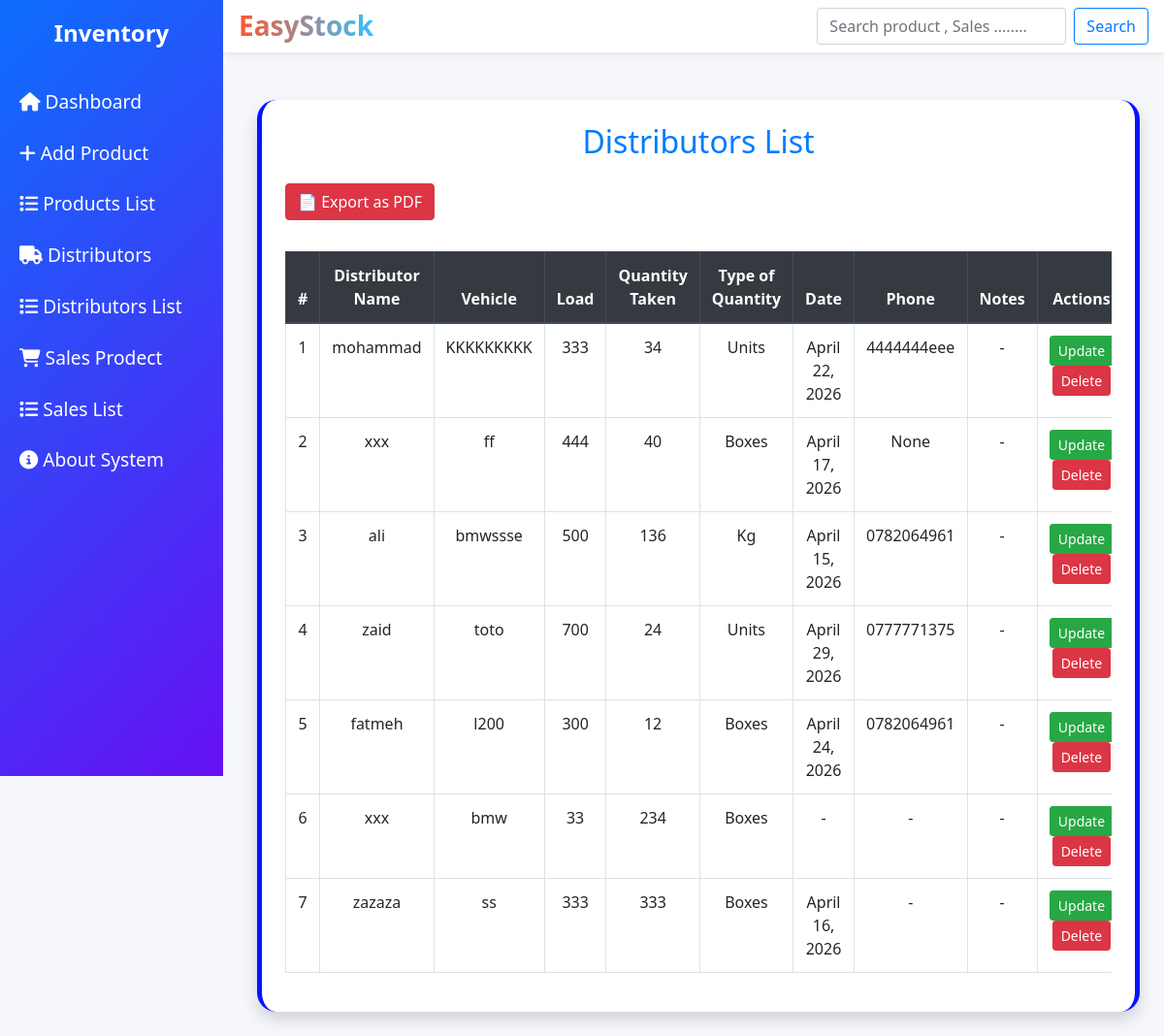
Before: /distributors_list/ with the older database file.
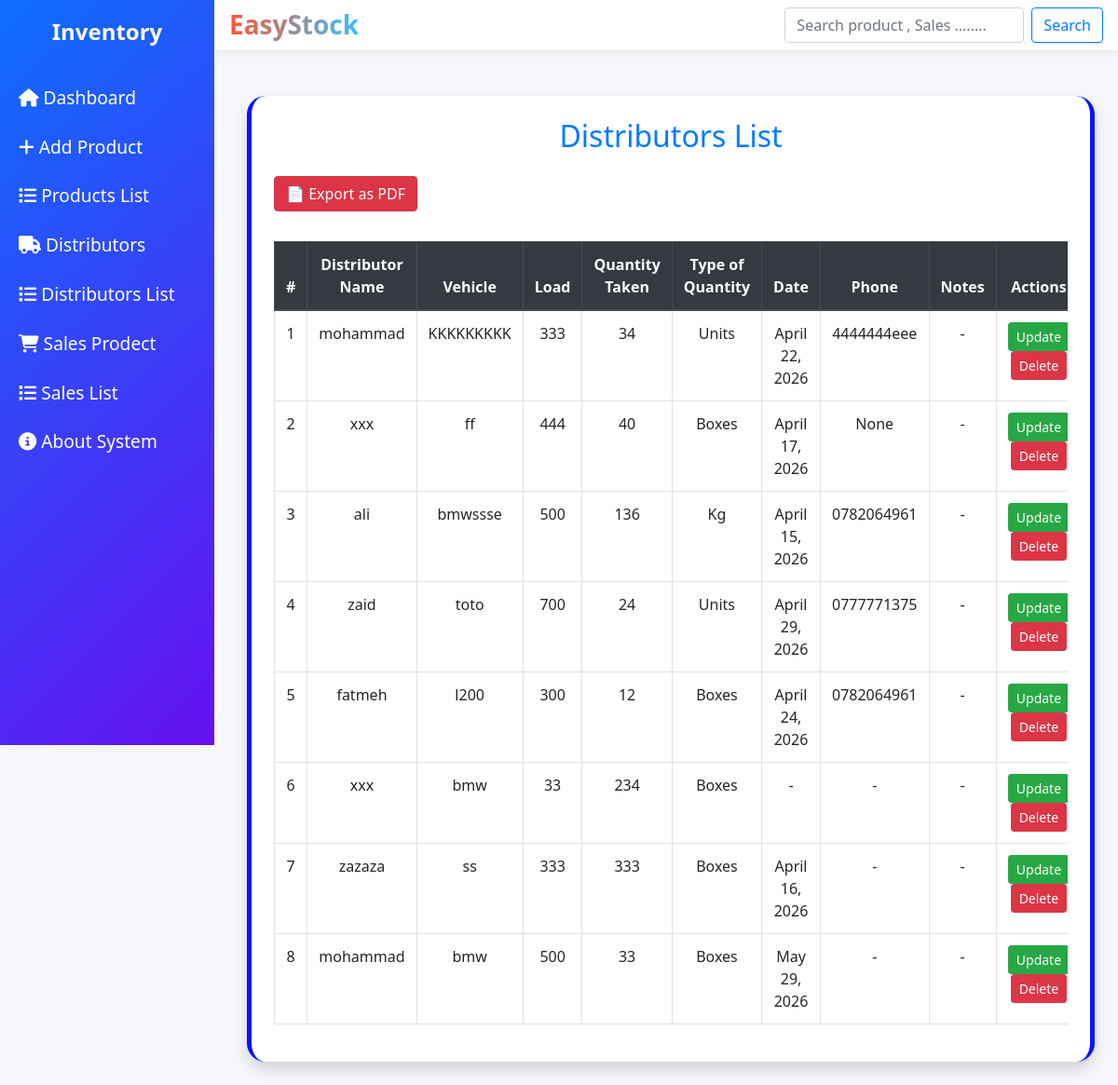
After: the same page with the newer database file.
### app_app/models.py (models this page shows, shortened)
class Distributor(models.Model):
    product = models.ForeignKey(Product, on_delete=models.CASCADE)
    distributor_name = models.CharField(max_length=255)
    vehicle = models.CharField(max_length=100, null=True, blank=True)
    load = models.PositiveIntegerField(null=True, blank=True)
    quantity_taken = models.PositiveIntegerField()
    QUANTITY_TYPE_CHOICES = [
        ('boxes', 'Boxes'),
        ('units', 'Units'),
        ('kg', 'Kg'),
    ]
    quantity_type = models.CharField(max_length=20,choices=QUANTITY_TYPE_CHOICES,null=True,blank=True)
    quantity_date = models.DateField(null=True, blank=True)
    phone = models.CharField(max_length=20, null=True, blank=True)
    notes = models.TextField(null=True, blank=True)
    created_at = models.DateTimeField(auto_now_add=True)
    updated_at = models.DateTimeField(auto_now=True)

### app_app/views.py (the view, shortened to what this page needs)
# urls.py: path('distributors_list/', views.distributors_list, name='distributors_list'),
def distributors_list(request):
    query = request.GET.get('q', '')
    distributors = Distributor.objects.all()
    context={
        'distributors': distributors,
        'query': query
    }
    return render(request,'pages/list/distributors_list.html',context)

### templates/pages/list/distributors_list.html
{% extends "base.html" %}
{% block content %}
<div class="content container mt-4">
  <div class="card shadow p-4">
    <h2 class="mb-4 text-center text-primary">Distributors List</h2>
<div class="mb-3">
  <a href="{% url 'export_distributors_pdf' %}" class="btn btn-danger mb-3">
  📄 Export as PDF
</a>
</div>
    <div class="table-responsive">
      <table class="table table-bordered table-hover text-center">
      <thead class="thead-dark">
  <tr>
    <th>#</th>
    <th>Distributor Name</th>
    <th>Vehicle</th>
    <th>Load</th>
    <th>Quantity Taken</th>
    <th>Type of Quantity</th>
    <th>Date</th>
    <th>Phone</th>
    <th>Notes</th>
    <th>Actions</th>
  </tr>
</thead>
<tbody>
{% for d in distributors %}
<tr>
  <td>{{ forloop.counter }}</td>
  <td>{{ d.distributor_name }}</td>
  <td>{{ d.vehicle|default:"-" }}</td>
  <td>{{ d.load|default:"-" }}</td>
  <td>{{ d.quantity_taken }}</td>
  <td>
    {% if d.quantity_type %}
      {{ d.get_quantity_type_display }}
    {% else %}
      -
    {% endif %}
  </td>
  <td>{{ d.quantity_date|default:"-" }}</td>
  <td>{{ d.phone|default:"-" }}</td>
  <td>{{ d.notes|default:"-" }}</td>
  <td>
    <a href="{% url 'update_distributors' d.id %}" class="btn btn-sm btn-success">Update</a>
    <a href="{% url 'delete_distributor' d.id %}" class="btn btn-danger btn-sm">Delete</a>
  </td>
</tr>
{% endfor %}
</tbody>
      </table>
    </div>
  </div>
</div>
{% endblock %}

Changed rows visible on the page:
added Distributor: distributor_name "mohammad", vehicle "bmw", load "500", quantity_taken "33", quantity_type "Boxes", quantity_date "May 29, 2026", phone "-", notes "-"
